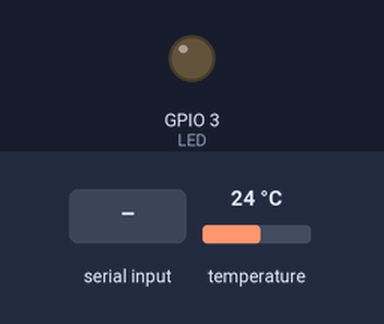
Recording of a sketch running on a simulated ESP32. On the bench: output pins drawn as LEDs (lit = HIGH). Inputs (shaded band) come from the test bench; at power-on: temperature 24 °C. What the sketch prints to the serial monitor is not drawn.

Above: at 1.2 s.
1.3 s: "2" received over Serial
At 2.5 s:
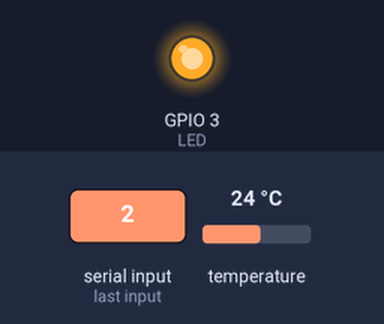
2.8 s: "1" received over Serial
At 3.7 s:
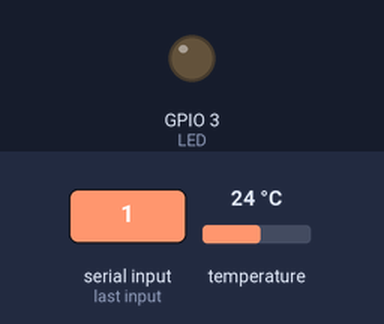
Timing chart, 0 to 5.8 s (numbered marks = the images above; inputs shaded):
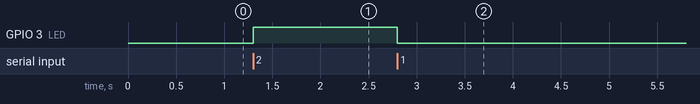

Measured:
- after the input at 1.3 s, GPIO 3 (LED): LOW → HIGH at once
- after the input at 2.8 s, GPIO 3 (LED): HIGH → LOW at once

The sketch:

APLICACION_BLUTUCH.ino
```cpp
/*
 Fundación Kinal
 Centro Educativo Técnico Laboral Kinal
 Electrónica
 Grado: Quinto
 Sección: A
 Curso: Taller de Electrónica Digital y Reparación de Computadoras I
 Nombre: Luis Alexander Racanac Canahui
 Carné: 2022083
*/

#include <DallasTemperature.h>
#include <OneWire.h>
#include<Ticker.h>
#define LED 3

void temperatura();


OneWire ourWire(4);
DallasTemperature sensors(&ourWire);
Ticker Envio_temperatura(temperatura, 10000);

void setup() {
  Serial.begin(9600);
  pinMode(LED, OUTPUT);
  Envio_temperatura.start();

}

void loop() {
  Envio_temperatura.update();
  if(Serial.available()>0){
        char inf_recibida = Serial.read();
        if(inf_recibida=='1'){
        digitalWrite(LED, LOW);
        }
        if(inf_recibida=='2'){
        digitalWrite(LED, HIGH);

  }
 }
}


void temperatura(){
  sensors.requestTemperatures();
  float temp = sensors.getTempCByIndex(0);
  Serial.println(temp);
}
```
